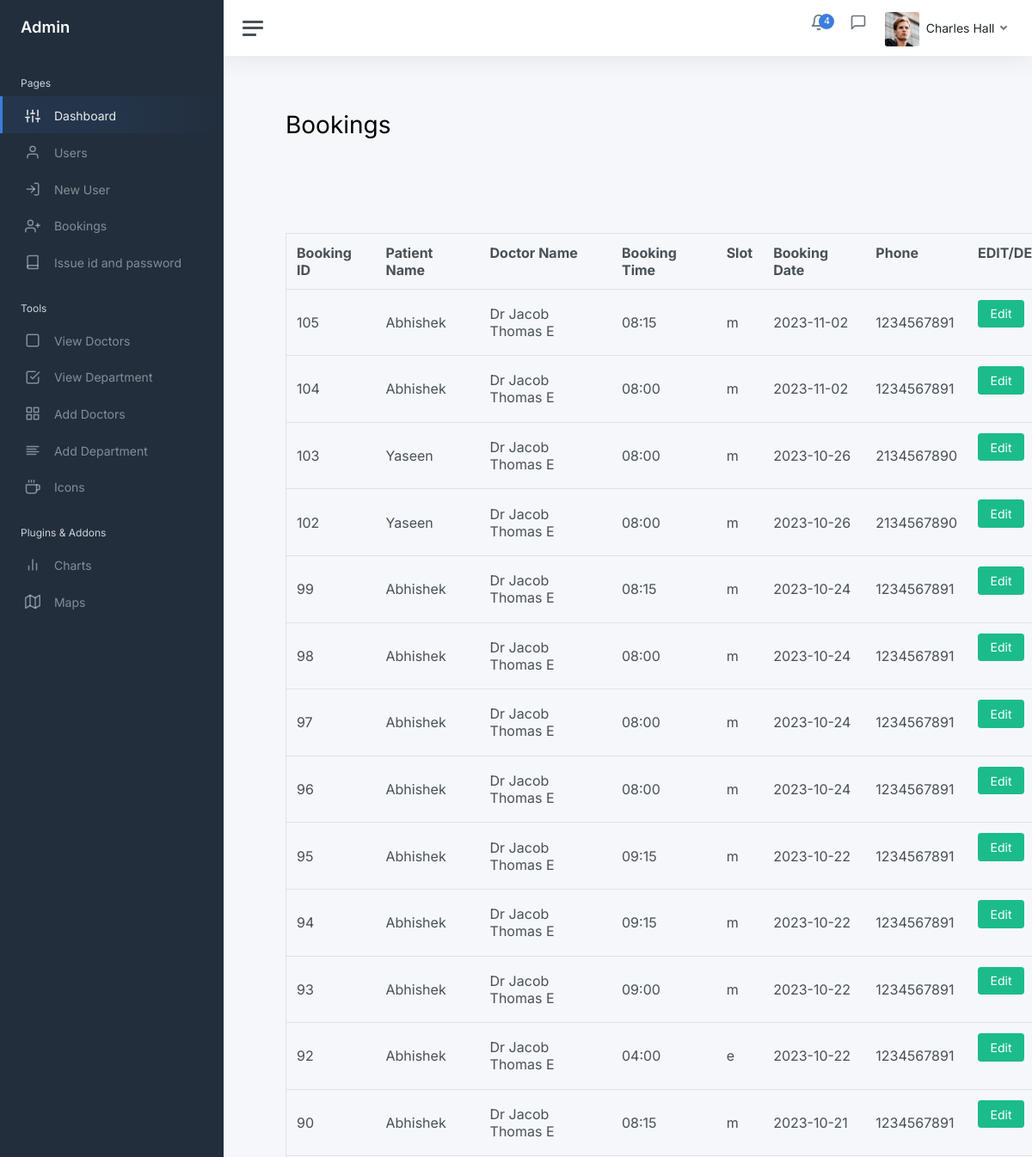
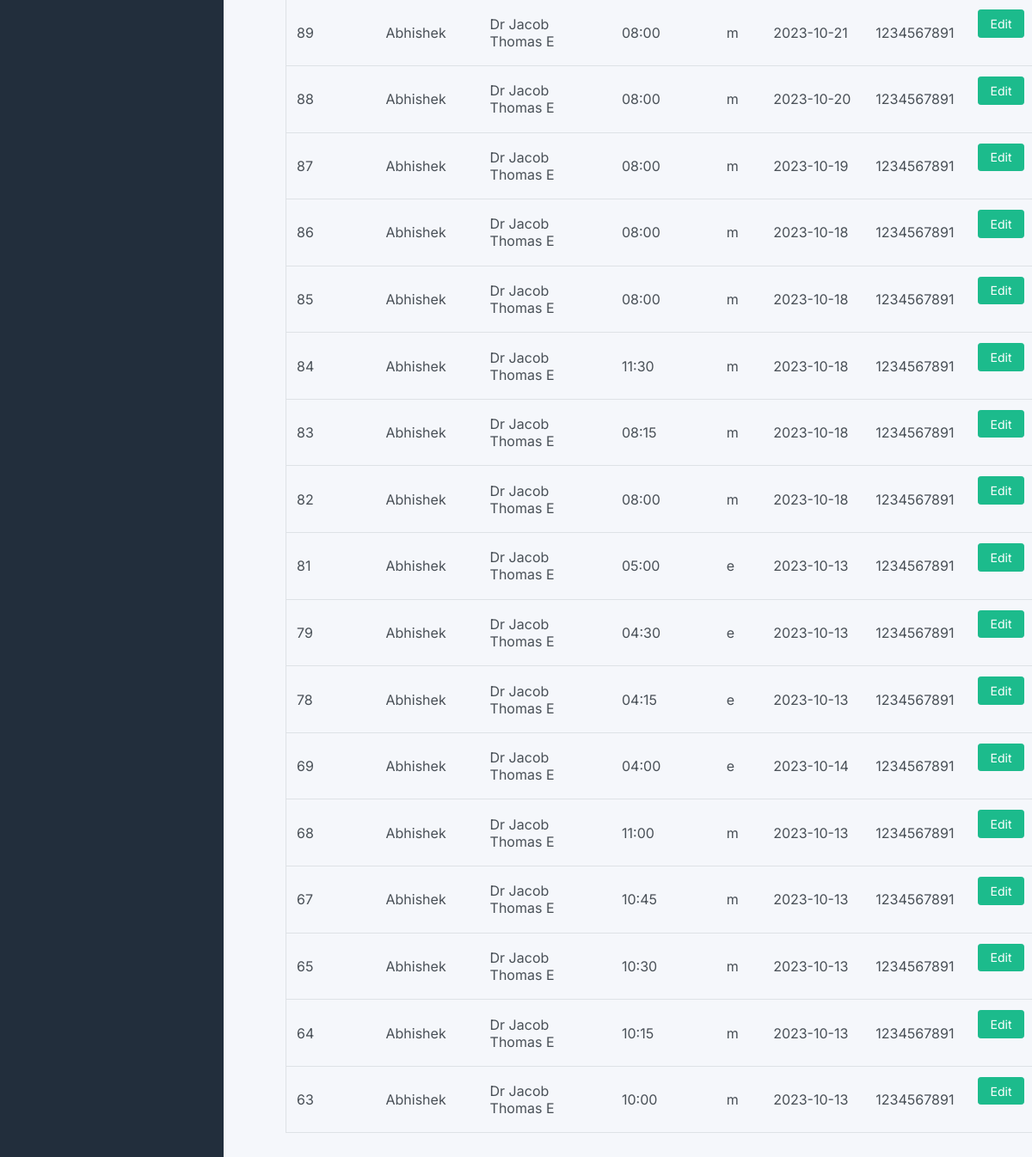
The app's page /admin12/viewbooking.php, older data (2 pictures, top to bottom).
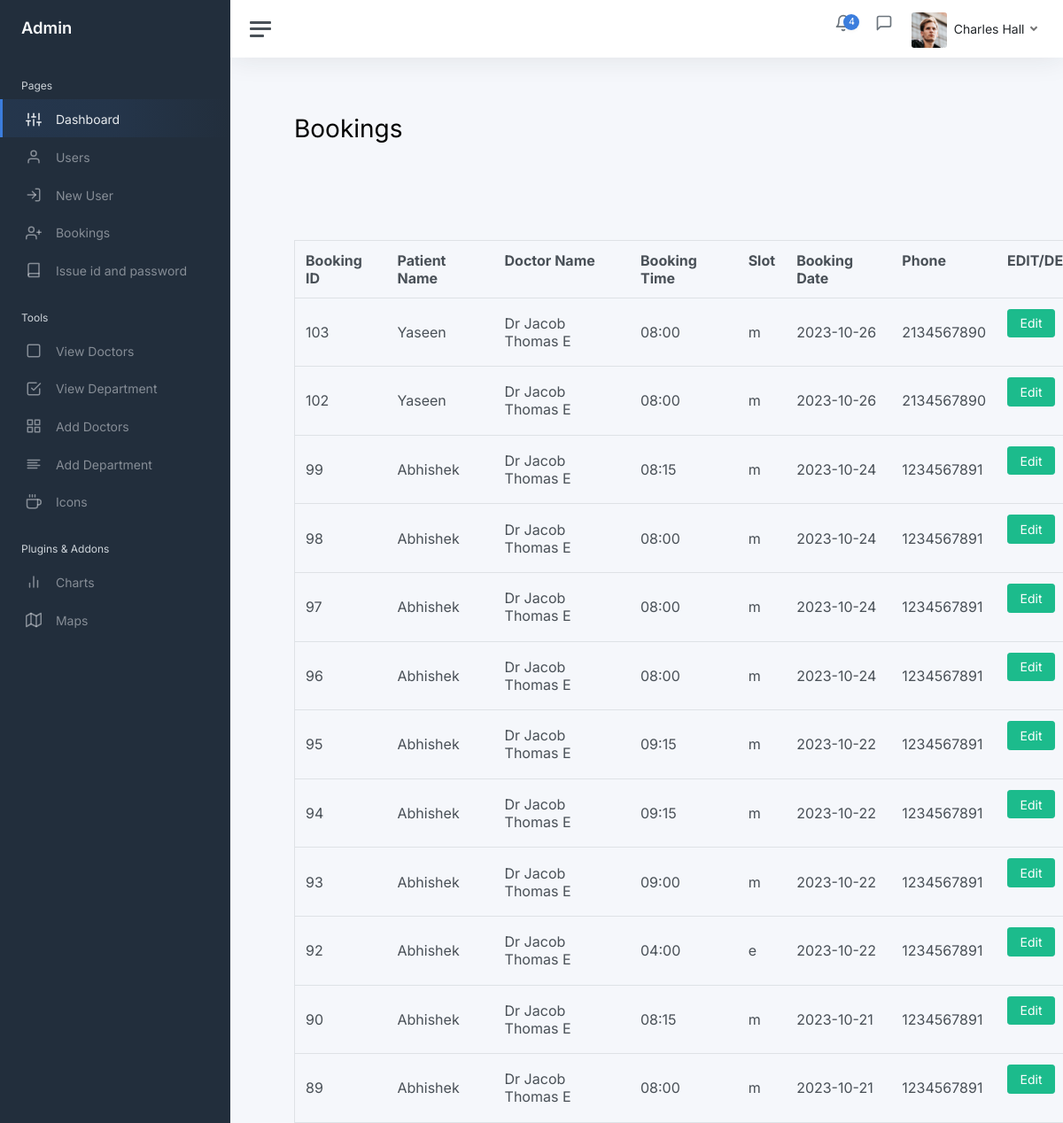
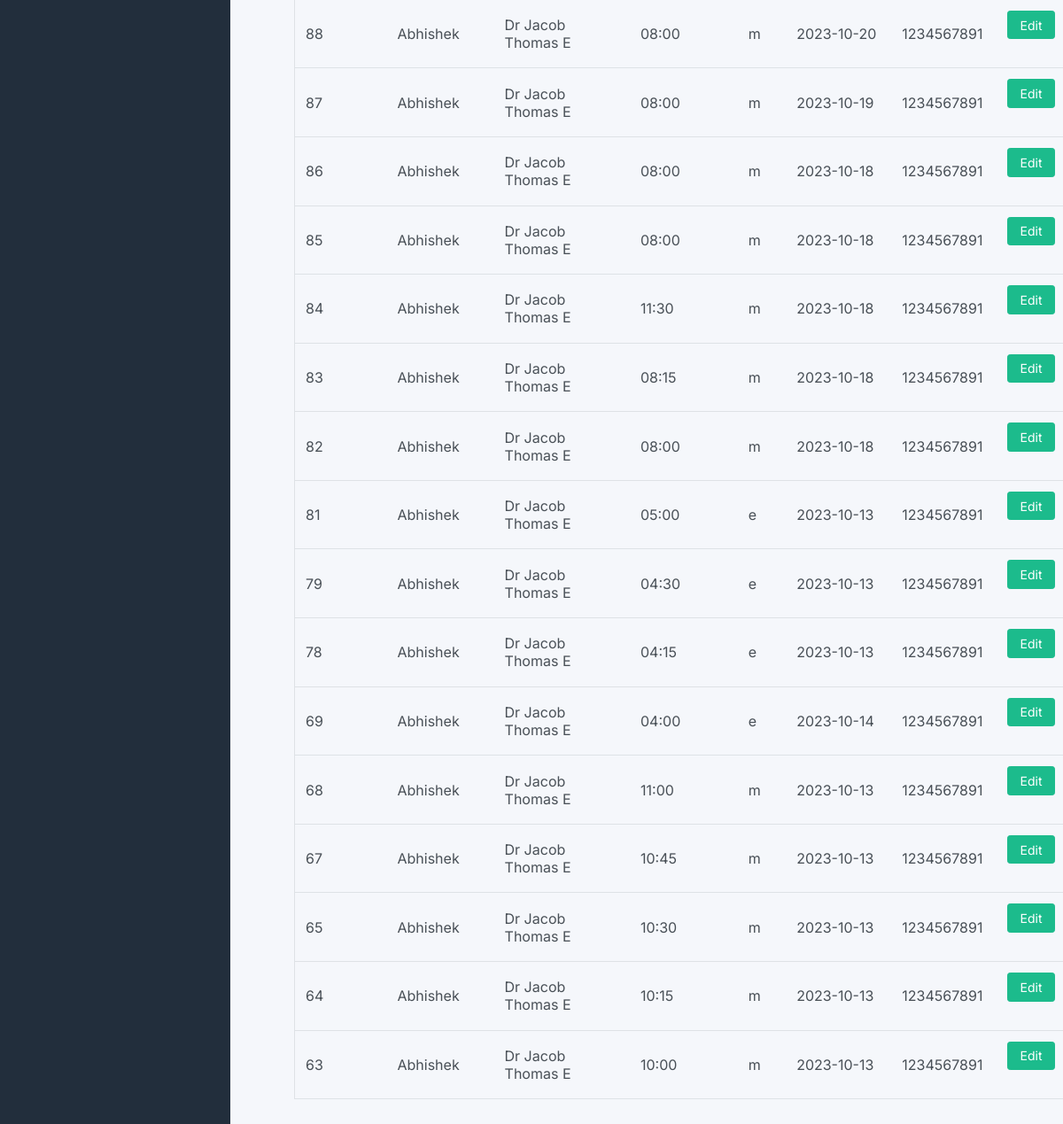
The same page, newer data (2 pictures, top to bottom).
### tables this page shows
CREATE TABLE IF NOT EXISTS `booking` (
  `id` int NOT NULL AUTO_INCREMENT,
  `doctor_id` int NOT NULL,
  `user_id` int NOT NULL,
  `booked_datetime` datetime NOT NULL,
  `appo_date` date NOT NULL,
  `appo_time` char(5) NOT NULL,
  `status` varchar(25) NOT NULL,
  `slot` varchar(15) NOT NULL,
  PRIMARY KEY (`id`),
  UNIQUE KEY `id` (`id`)
);

CREATE TABLE IF NOT EXISTS `user` (
  `id` int NOT NULL AUTO_INCREMENT,
  `name` varchar(50) NOT NULL,
  `gender` varchar(6) NOT NULL,
  `age` int NOT NULL,
  `email` varchar(50) NOT NULL,
  `phone` char(10) NOT NULL,
  `password` varchar(50) NOT NULL,
  PRIMARY KEY (`id`),
  UNIQUE KEY `email` (`email`)
);

CREATE TABLE IF NOT EXISTS `doctor` (
  `id` int NOT NULL AUTO_INCREMENT,
  `name` varchar(50) NOT NULL,
  `gender` char(2) NOT NULL,
  `department` varchar(50) NOT NULL,
  `qualification` varchar(100) NOT NULL,
  `address` varchar(100) NOT NULL,
  `image` varchar(200) NOT NULL,
  `phone` char(10) NOT NULL,
  `age` int NOT NULL,
  `description` varchar(100) NOT NULL,
  `fee` int NOT NULL,
  `username` varchar(50) NOT NULL,
  `password` varchar(50) NOT NULL,
  PRIMARY KEY (`id`)
);

### classes/DataAccess.class.php (the view, shortened to what this page needs)
<?php
class DataAccess
{
	private $_con,$_query,$_errors;
	public function __construct()
	{
		if(!$this->_con=mysqli_connect(DB_HOST,DB_USER,DB_PASSWORD,DB_NAME))
		{
			die("connection Error");
		}
	}
    public function getDataJoin($fields,$table,$condition = "1",$join=NULL)
	{
		$this->_query = "select ";
		if(is_array($fields))
		{
				$this->_query.=implode(",",$fields);
        }
		$this->_query.=" from $table ";
        if(isset($join) && $join!=NULL)
        {
            if(is_array($join))
            {
                foreach($join as $i=>$v)
                {
                    if(is_array($v))
                    {
                        if($v['1']=='innerjoin' || $v['1']=='join' || $v['1']=='')
                        {
                            $this->_query.=" inner join ".$i." on ".$v['0'];
                        }
                    }
                }
            }
        }
        $this->_query.=" where $condition";
		$resref=mysqli_query($this->_con,$this->_query);
		$dataArr = array();
		if(mysqli_num_rows($resref))
		{
			while($rows = mysqli_fetch_assoc($resref))
			{
				$dataArr[] = $rows;
			}
		}
		return $dataArr;
	}
    public function selectAsTable($fields,$table,$condition="1",$join=NULL,$actions=null,$config=null)
    {
        $resultArr=$this->getDataJoin($fields,$table,$condition,$join);
        $str="";
        foreach($resultArr as $values)
        {
            $str.="<tr>";
            foreach($values as $key=>$val)
            {
                $flag=1;
                if($flag==1)
                {
                if(isset($config['hiddenfields']))
                {
                    if(!in_array($key,$config['hiddenfields']))
                    {
                        $str.="<td>".$val."</td>";
                    }
                }
                else
                    $str.="<td>".$val."</td>";
                }
            }
            if($actions!=null && is_array($actions))
            {
                if((isset($config['actions_td']) && $config['actions_td']==false) || !isset($config['actions_td']))
                    $str.="<td>";
                foreach($actions as $ind=>$act)
                {
                        $str.="<a href='".$act['link']."?";
                        foreach($act['params'] as $param=>$pvalue)
                        {
                            $str.=$param."=".$values[$pvalue]."&";
                        }
                        $str=$this->_chop_string($str);
                        $str.="' ";
                        foreach($act['attributes'] as $attr=>$attrval)
                        {
                            $str.=$attr."='".$attrval."' ";
                        }
                        $str.=" >".$act['label']."</a>&nbsp;&nbsp;&nbsp;";
                }
                if((isset($config['actions_td']) && $config['actions_td']==false) || !isset($config['actions_td']))
                    $str.="</td>";
            }
            $str.="</tr>";
        }
        return $str;
    }
    private function _chop_string($str)
    {
        return substr($str,0,strlen($str)-1);
    }
}
?>

### admin12/header.php (shortened to what this page needs)
<html lang="en">
<head>
	<link href="css/app.css" rel="stylesheet">
</head>
<body>
	<div class="wrapper">
		<nav id="sidebar" class="sidebar js-sidebar">
			<div class="sidebar-content js-simplebar">
				<a class="sidebar-brand" href="index.html">
          <span class="align-middle">Admin</span>
        </a>
				<ul class="sidebar-nav">
					<li class="sidebar-header">
						Pages
					</li>
					<li class="sidebar-item active">
						<a class="sidebar-link" href="dashboard.php">
              <i class="align-middle" data-feather="sliders"></i> <span class="align-middle">Dashboard</span>
            </a>
					</li>
					<li class="sidebar-item">
						<a class="sidebar-link" href="users.php">
              <i class="align-middle" data-feather="user"></i> <span class="align-middle">Users</span>
            </a>
					</li>
					<li class="sidebar-item">
						<a class="sidebar-link" href="newuser.php">
              <i class="align-middle" data-feather="log-in"></i> <span class="align-middle">New User</span>
            </a>
					</li>
					<li class="sidebar-item">
						<a class="sidebar-link" href="viewbooking.php">
              <i class="align-middle" data-feather="user-plus"></i> <span class="align-middle">Bookings</span>
            </a>
					</li>
					<li class="sidebar-item">
						<a class="sidebar-link" href="idpass.php">
              <i class="align-middle" data-feather="book"></i> <span class="align-middle">Issue id and password</span>
            </a>
					</li>
					<li class="sidebar-header">
						Tools
					</li>
					<li class="sidebar-item">
						<a class="sidebar-link" href="/projectbca21016/admin12/viewdoctor.php">
              <i class="align-middle" data-feather="square"></i> <span class="align-middle">View Doctors</span>
            </a>
					</li>
					<li class="sidebar-item">
						<a class="sidebar-link" href="/projectbca21016/admin12/viewdepartment.php">
              <i class="align-middle" data-feather="check-square"></i> <span class="align-middle">View Department</span>
            </a>
					</li>
					<li class="sidebar-item">
						<a class="sidebar-link" href="/projectbca21016/admin12/doctor.php">
              <i class="align-middle" data-feather="grid"></i> <span class="align-middle">Add Doctors</span>
            </a>
					</li>
					<li class="sidebar-item">
						<a class="sidebar-link" href="/projectbca21016/admin12/department.php">
              <i class="align-middle" data-feather="align-left"></i> <span class="align-middle">Add Department</span>
            </a>
					</li>
					<li class="sidebar-item">
						<a class="sidebar-link" href="icons-feather.html">
              <i class="align-middle" data-feather="coffee"></i> <span class="align-middle">Icons</span>
            </a>
					</li>
					<li class="sidebar-header">
						Plugins & Addons
					</li>
					<li class="sidebar-item">
						<a class="sidebar-link" href="charts-chartjs.html">
              <i class="align-middle" data-feather="bar-chart-2"></i> <span class="align-middle">Charts</span>
            </a>
					</li>
					<li class="sidebar-item">
						<a class="sidebar-link" href="maps-google.html">
              <i class="align-middle" data-feather="map"></i> <span class="align-middle">Maps</span>
            </a>
					</li>
				</ul>
			</div>
		</nav>
		<div class="main">
			<nav class="navbar navbar-expand navbar-light navbar-bg">
				<a class="sidebar-toggle js-sidebar-toggle">
          <i class="hamburger align-self-center"></i>
        </a>
				<div class="navbar-collapse collapse">
					<ul class="navbar-nav navbar-align">
						<li class="nav-item dropdown">
							<a class="nav-icon dropdown-toggle" href="#" id="alertsDropdown" data-bs-toggle="dropdown">
								<div class="position-relative">
									<span class="indicator">4</span>
								</div>
							</a>
						</li>
						<li class="nav-item dropdown">
							<a class="nav-icon dropdown-toggle" href="#" id="messagesDropdown" data-bs-toggle="dropdown">
								<div class="position-relative">
									<i class="align-middle" data-feather="message-square"></i>
								</div>
							</a>
						</li>
						<li class="nav-item dropdown">
							<a class="nav-link dropdown-toggle d-none d-sm-inline-block" href="#" data-bs-toggle="dropdown">
                <img src="img/avatars/avatar.jpg" class="avatar img-fluid rounded me-1" alt="Charles Hall" /> <span class="text-dark">Charles Hall</span>
              </a>
						</li>
					</ul>
				</div>
			</nav>
			<main class="content">
					<div class="row">
						<div class="col-xl-6 col-xxl-5 d-flex">
							<div class="w-100">

### admin12/viewbooking.php (shortened to what this page needs)
<?php
$dao=new DataAccess();
?>
<?php include('header.php'); ?>
    <div class="container_gray_bg" id="home_feat_1">
    <div class="container">
        <h1>Bookings</h1>
    	<div class="row">
            <div class="col-md-12">
                <table  border="1" class="table" style="width:60rem;margin-top:100px;">
                    <tr>
                        <th>Booking ID</th>
                        <th>Patient Name</th>
                        <th>Doctor Name</th>
                        <th>Booking Time</th>
                        <th>Slot</th>
                        <th>Booking Date</th>
                        <th>Phone</th>
                        <th>EDIT/DELETE</th>
                    </tr>
<?php
    $actions=array(
    'edit'=>array('label'=>'Edit','link'=>'editbooking.php','params'=>array('id'=>'id'),'attributes'=>array('class'=>'btn btn-success')),
    'delete'=>array('label'=>'Delete','link'=>'deletebooking.php','params'=>array('id'=>'id'),'attributes'=>array('class'=>'btn btn-success'))
    );
    $config=array(
    );
   $join=array(
    'user u'=>array('b.user_id=u.id','join'),
    'doctor d'=>array('b.doctor_id=d.id','join'),
);
     $fields=array('b.id','u.name as u_name','d.name as doctor_name','b.appo_time','b.slot','b.appo_date','u.phone');
    $users=$dao->selectAsTable($fields,'booking as b','b.id=b.id ORDER BY b.id DESC',$join,$actions,$config);
    echo $users;
?>
                </table>
            </div>
        </div>
    </div>
    </div>

Row changes from the older to the newer data that the page shows:
removed booking: id "105", appo_time "08:15", slot "m", appo_date "2023-11-02"
removed booking: id "104", appo_time "08:00", slot "m", appo_date "2023-11-02"
Text that changed along with them:
$act['label']: "Edit Edit Edit Edit Edit Edit Edit Edit Edit Edit Edit Edit Edit Edit Edit Edit Edit Edit Edit Edit Edit Edit Edit Edit Edit Edit Edit Edit Edit Edit" → "Edit Edit Edit Edit Edit Edit Edit Edit Edit Edit Edit Edit Edit Edit Edit Edit Edit Edit Edit Edit Edit Edit Edit Edit Edit Edit Edit Edit"
list line gone: "08:15"
list line gone: "08:00"
list line gone: "Abhishek"
list line gone: "Dr Jacob Thomas E"
list line gone: "m"
list line gone: "1234567891"
